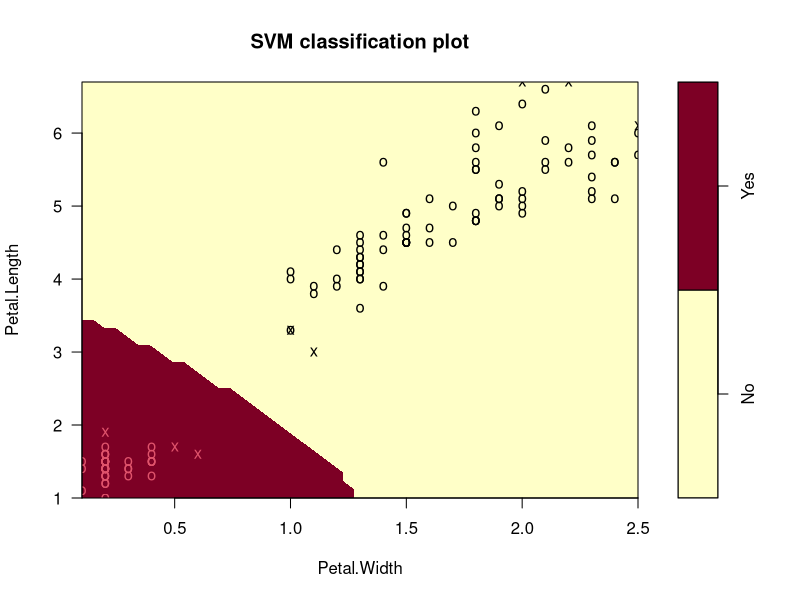

R code for this plot:
# Fills a gap from Chapter 11: Support Vector Machines are one of the
# other standard classification algorithms typically taught alongside
# trees/knn/logistic regression/neural nets, but absent from this folder.

# install.packages("caret")
# install.packages("kernlab")
library(caret)

df <- iris
df$is_setosa <- factor(ifelse(df$Species == "setosa", "Yes", "No"))
df$Species <- NULL

set.seed(1975)
indxTrain <- createDataPartition(y = df$is_setosa, p = 0.8, list = FALSE)
training <- df[indxTrain, ]
testing <- df[-indxTrain, ]

ctrl <- trainControl(method = "cv", number = 10)

# svmRadial fits an SVM with a radial (non-linear) kernel.
# C = cost of misclassifying points (controls the margin's flexibility)
# sigma = controls how far the influence of a single point reaches
grid <- expand.grid(C = c(0.5, 1, 2), sigma = c(0.05, 0.1, 0.2))

svmFit <- train(is_setosa ~ ., data = training, method = "svmRadial",
                 trControl = ctrl, tuneGrid = grid, preProcess = c("center", "scale"))

svmFit
svmPredictClass <- predict(svmFit, newdata = testing)
confusionMatrix(svmPredictClass, testing$is_setosa, positive = "Yes")

# --- chart: SVM decision boundary - the classic SVM visualization.
# This only works cleanly in 2 dimensions, so we fit a SEPARATE small
# model here using just two predictors purely to make the boundary
# visible; the model above (trained on all 4 predictors) is the one
# whose accuracy actually matters.
library(e1071)
svm_2d <- svm(is_setosa ~ Petal.Length + Petal.Width, data = training,
              kernel = "radial")
plot(svm_2d, training, Petal.Length ~ Petal.Width,
     main = "SVM Decision Boundary (Petal Length vs. Petal Width)")
